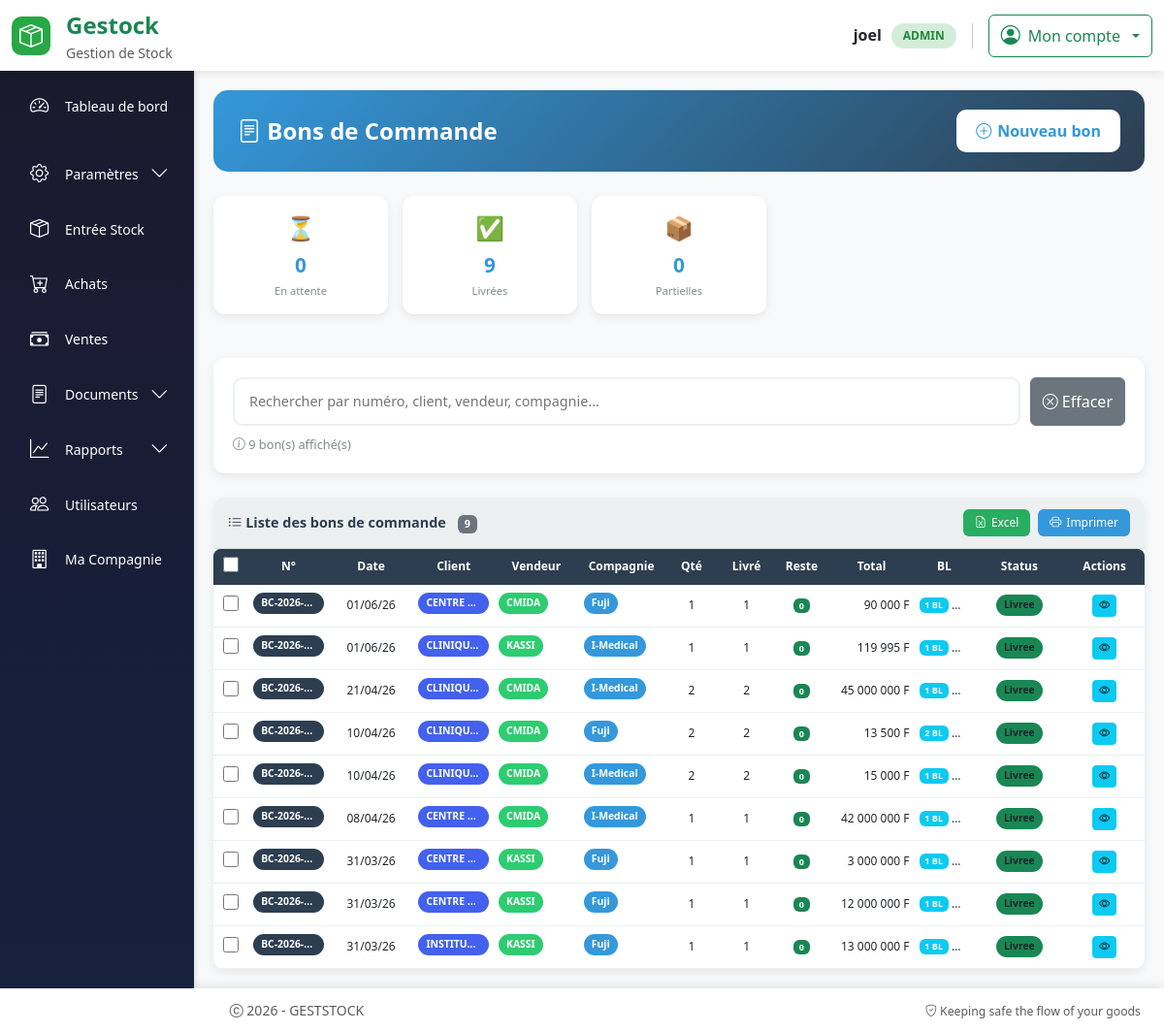
The app's page /bon-commande (signed in) with its own data.
### models.py (models this page shows, shortened)
class User(UserMixin, db.Model):
  id = db.Column(db.Integer, primary_key=True)
  username = db.Column(db.String(64), index=True, nullable=False)
  email = db.Column(db.String(120), unique=True, nullable=False)
  password_hash = db.Column(db.String(256))
  role = db.Column(db.String(20), nullable=False, default='operateur')
  joined_at = db.Column(db.DateTime(), default = datetime.utcnow, index = True)
  must_change_password = db.Column(db.Boolean, default=False)
  __table_args__ = (
      db.UniqueConstraint('email', name='uq_user_email'),
  )

class BonCommande(db.Model):
    __tablename__ = "bon_commande"
    id = db.Column(db.Integer, primary_key=True)
    numero = db.Column(db.String(30), unique=True, nullable=False)
    date_creation = db.Column(db.DateTime, default=datetime.utcnow)
    date_commande = db.Column(db.DateTime, nullable=True)
    total = db.Column(db.Numeric(12,2), default=0)
    status = db.Column(
        Enum(
            "brouillon",
            "confirmee",
            "livraison_partielle",
            "livree",
            "facturee",
            "annulee",
            name="status_commande"
        ),
        default="brouillon",
        nullable=False
    )
    client_id = db.Column(
        db.Integer,
        db.ForeignKey("client.id", name="fk_bon_commande_client_id"),
        nullable=False
    )
    vendeur_id = db.Column(
        db.Integer,
        db.ForeignKey("vendeur.id", name="fk_bon_commande_vendeur_id"),
        nullable=False,
        default=1
    )
    compagnie_id = db.Column(
        db.Integer,
        db.ForeignKey("vendeur_compagnie.id", name="fk_bon_commande_compagnie_id"),
        nullable=False,
        default=1
    )
    client = db.relationship(
        "Client",
        back_populates="bons_commande"
    )
    vendeur = db.relationship(
        "Vendeur",
        backref="bons_commande",
        lazy=True
    )
    compagnie = db.relationship(
        "VendeurCompagnie",
        backref="bons_commande",
        lazy=True
    )
    lignes = db.relationship(
        "LigneBonCommande",
        back_populates="bon",
        cascade="all, delete-orphan"
    )
    livraisons = db.relationship(
        "BonLivraison",
        back_populates="commande"
    )

### routes.py (the view)
@app.route("/bon-commande")
@login_required
def liste_bons_commandes():
    bons = BonCommande.query.order_by(
        BonCommande.date_creation.desc()
    ).all()
    return render_template(
        "bon_commande_liste.html",
        bons=bons
    )

### templates/bon_commande_liste.html (shortened to what this page needs)
{% extends "base.html" %}
{% block content %}
<div class="bons-container">
    <div class="bons-header">
        <h4>
            <i class="bi bi-file-text"></i> Bons de Commande
        </h4>
        <div class="d-flex gap-2">
            <a href="{{ url_for('nouveau_bon_commande') }}" class="btn-add">
                <i class="bi bi-plus-circle"></i> Nouveau bon
            </a>
        </div>
    </div>
    {% if bons %}
    {% set total_commandes = bons|sum(attribute='total') %}
    {% set en_attente = bons|selectattr('status', 'equalto', 'confirmee')|list|length %}
    {% set livrees = bons|selectattr('status', 'equalto', 'livree')|list|length %}
    {% set partielles = bons|selectattr('status', 'equalto', 'livraison_partielle')|list|length %}
    <div class="stats-grid">
        <div class="stat-card">
            <div class="stat-icon">⏳</div>
            <div class="stat-value">{{ en_attente }}</div>
            <div class="stat-label">En attente</div>
        </div>
        <div class="stat-card">
            <div class="stat-icon">✅</div>
            <div class="stat-value">{{ livrees }}</div>
            <div class="stat-label">Livrées</div>
        </div>
        <div class="stat-card">
            <div class="stat-icon">📦</div>
            <div class="stat-value">{{ partielles }}</div>
            <div class="stat-label">Partielles</div>
        </div>
    </div>
    <div class="search-card">
        <div class="search-input-group">
            <input type="text" id="searchInput" class="search-input"
                   placeholder="Rechercher par numéro, client, vendeur, compagnie...">
            <button type="button" id="clearSearch" class="btn btn-secondary">
                <i class="bi bi-x-circle"></i> Effacer
            </button>
        </div>
        <div class="search-results" id="searchResults">
            <i class="bi bi-info-circle"></i>
            <span id="resultCount">{{ bons|length }}</span> bon(s) affiché(s)
        </div>
    </div>
    <form method="POST" id="delete-form" action="{{ url_for('delete_bons_commande') }}">
        <div class="table-container">
            <div class="table-header">
                <div class="table-title">
                    <i class="bi bi-list-ul"></i> Liste des bons de commande
                    <span class="badge bg-secondary ms-2" id="badgeCount">{{ bons|length }}</span>
                </div>
                <div class="export-buttons">
                    <button type="button" onclick="exportToExcel()" class="btn-sm-custom btn-excel">
                        <i class="bi bi-file-earmark-excel"></i> Excel
                    </button>
                    <button type="button" onclick="window.print()" class="btn-sm-custom btn-print">
                        <i class="bi bi-printer"></i> Imprimer
                    </button>
                </div>
            </div>
            <div class="table-wrapper">
                <table class="table-custom" id="bonsTable">
                    <thead>
                        <tr>
                            <th><input type="checkbox" id="select-all" class="checkbox-custom"></th>
                            <th>N°</th>
                            <th>Date</th>
                            <th>Client</th>
                            <th>Vendeur</th>
                            <th>Compagnie</th>
                            <th>Qté</th>
                            <th>Livré</th>
                            <th>Reste</th>
                            <th>Total</th>
                            <th>BL</th>
                            <th>Status</th>
                            <th>Actions</th>
                        </tr>
                    </thead>
                    <tbody id="tableBody">
                        {% for bon in bons %}
                        <tr class="bon-row"
                            data-numero="{{ bon.numero|lower }}"
                            data-client="{{ bon.client.nom_client|lower }}"
                            data-vendeur="{{ bon.vendeur.nom|lower if bon.vendeur else '' }}"
                            data-compagnie="{{ bon.compagnie.nom|lower if bon.compagnie else '' }}"
                            data-status="{{ bon.status|lower }}">
                            <td class="text-center">
                                <input type="checkbox" name="bon_ids[]" value="{{ bon.id }}" class="checkbox-custom bon-checkbox">
                            </td>
                            <td class="fw-bold">
                                <span class="badge-numero"
                                      title="Bon de commande n°{{ bon.numero }}"
                                      style="cursor: help;">
                                </span>
                            </td>
                            <td class="text-center">{{ bon.date_creation.strftime('%d/%m/%y') }}</td>
                            <td>
                                <span class="badge-client"
                                      title="{{ bon.client.nom_client }}"
                                      style="cursor: help;">
                                </span>
                            </td>
                            <td>
                                {% if bon.vendeur %}
                                    <span class="badge-vendeur"
                                          title="{{ bon.vendeur.nom }}"
                                          style="cursor: help;">
                                    </span>
                                {% else %}
                                    <span class="badge bg-secondary" title="Non assigné">N/A</span>
                                {% endif %}
                            </td>
                            <td>
                                {% if bon.compagnie %}
                                    <span class="badge-compagnie"
                                          title="{{ bon.compagnie.nom }}"
                                          style="cursor: help;">
                                    </span>
                                {% else %}
                                    <span class="badge bg-secondary" title="Non assigné">N/A</span>
                                {% endif %}
                            </td>
                            <td class="text-center">{{ bon.lignes | sum(attribute='quantite') }}</td>
                            <td class="text-center">{{ bon.lignes | sum(attribute='quantite_livree') }}</td>
                            <td class="text-center">
                                {% set reste = bon.lignes | sum(attribute='reste_a_livrer') %}
                                {% if reste > 0 %}
                                    <span class="badge bg-warning text-dark" title="{{ reste }} unité(s) restante(s)">{{ reste }}</span>
                                {% else %}
                                    <span class="badge bg-success" title="Totalement livré">0</span>
                                {% endif %}
                            </td>
                            <td class="montant">{{ "{:,.0f}".format(bon.total|float).replace(',', ' ') }} F</td>
                            <td class="text-center">
                                {% if bon.livraisons|length > 0 %}
                                    <span class="badge bg-info" title="{{ bon.livraisons|length }} bon(s) de livraison">{{ bon.livraisons|length }} BL</span>
                                    <button type="button" class="btn btn-sm btn-link" onclick="showBLList({{ bon.livraisons|map(attribute='numero')|list|tojson }})" title="Voir les BL">
                                        <i class="bi bi-eye"></i>
                                    </button>
                                {% else %}
                                    <span class="badge bg-secondary" title="Aucun bon de livraison">Aucun</span>
                                {% endif %}
                            </td>
                            <td class="text-center">
                                <span class="badge-status
                                    {% if bon.status == 'livree' %}bg-success
                                    {% elif bon.status == 'livraison_partielle' %}bg-warning text-dark
                                    {% elif bon.status == 'annulee' %}bg-danger
                                    {% elif bon.status == 'confirmee' %}bg-info
                                    {% elif bon.status == 'brouillon' %}bg-secondary
                                    {% elif bon.status == 'facturee' %}bg-primary
                                    {% else %}bg-secondary{% endif %}"
                                    title="Statut: {{ bon.status|replace('_', ' ')|title }}">
                                    {% if bon.status == 'livraison_partielle' %}
                                        Partiel
                                    {% else %}
                                        {{ bon.status|replace('_', ' ')|title|truncate(10, true) }}
                                    {% endif %}
                                </span>
                            </td>
                            <td class="text-center">
                                <div class="btn-group" role="group">
                                    <a href="{{ url_for('details_bon_commande', bon_id=bon.id) }}"
                                       class="btn btn-sm btn-info" title="Voir les détails">
                                        <i class="bi bi-eye"></i>
                                    </a>
                                </div>
                            </td>
                        </tr>
                        {% endfor %}
                    </tbody>
                </table>
            </div>
        </div>
    </form>
    {% endif %}
</div>
{% endblock %}

### templates/base.html (shortened to what this page needs)
<!DOCTYPE html>
<html lang="fr">
<head>
    <link rel="stylesheet" href="{{ url_for('static', filename='css/bootstrap.min.css') }}">
    <link rel="stylesheet" href="https://cdn.jsdelivr.net/npm/bootstrap-icons@1.11.3/font/bootstrap-icons.css">
    <link rel="stylesheet" href="{{ url_for('static', filename='style/styles.css') }}">
</head>
<body>
    <header class="app-header">
        <div class="container-fluid py-2">
            <div class="row align-items-center">
                <div class="col-6 col-md-3">
                    <div class="d-flex align-items-center gap-3">
                        <div class="brand-logo">
                            <i class="bi bi-box-seam fs-4"></i>
                        </div>
                        <div>
                            <span class="fs-4 fw-bold text-success">Gestock</span>
                            <small class="text-muted d-none d-md-block">Gestion de Stock</small>
                        </div>
                    </div>
                </div>
                <div class="col-6 col-md-9">
                    <div class="d-flex justify-content-end align-items-center gap-3">
                        {% if current_user.is_authenticated %}
                            <div class="d-none d-md-flex align-items-center gap-3">
                                <div class="text-end">
                                    <div class="fw-semibold">{{ current_user.username }}</div>
                                    <span class="user-badge">{{ current_user.role|upper }}</span>
                                </div>
                            </div>
                            <div class="dropdown">
                                <button class="btn btn-outline-success dropdown-toggle d-flex align-items-center gap-2" type="button" data-bs-toggle="dropdown">
                                    <i class="bi bi-person-circle fs-5"></i>
                                    <span class="d-none d-md-inline">Mon compte</span>
                                </button>
                            </div>
                        {% endif %}
                    </div>
                </div>
            </div>
        </div>
    </header>
    <main class="app-main">
        <div class="container-fluid h-100 p-0">
            <div class="row h-100 g-0">
                {% if current_user.is_authenticated %}
                    <div class="col-md-3 col-lg-2 d-none d-md-block p-0" style="height: 100%;">
                        <div class="app-sidebar" style="height: 100%;">
                            {% include 'partials/sidebar.html' %}
                        </div>
                    </div>
                    {% set content_col = "col-md-9 col-lg-10" %}
                {% else %}
                    {% set content_col = "col-12" %}
                {% endif %}
                <div class="{{ content_col }} p-0" style="height: 100%;">
                    <div class="app-content">
                        {% block content %}{% endblock %}
                    </div>
                </div>
            </div>
        </div>
    </main>
    <footer class="app-footer">
        <div class="container-fluid">
            <div class="row align-items-center">
                <div class="col-md-6">
                    <p class="mb-0 text-muted">
                        <i class="bi bi-c-circle"></i> 2026 - GESTSTOCK
                    </p>
                </div>
                <div class="col-md-6 text-md-end">
                    <small class="text-muted">
                        <i class="bi bi-shield-check"></i> Keeping safe the flow of your goods
                    </small>
                </div>
            </div>
        </div>
    </footer>
</body>
</html>

### records on screen
User: username "joel", role "ADMIN"
BonCommande: date_creation "01/06/26", lignes|sum "1", total "90 000", livraisons|length "1", status "Livree"
BonCommande: date_creation "01/06/26", lignes|sum "1", total "119 995", livraisons|length "1", status "Livree"
BonCommande: date_creation "21/04/26", lignes|sum "2", total "45 000 000", livraisons|length "1", status "Livree"
BonCommande: date_creation "10/04/26", lignes|sum "2", total "13 500", livraisons|length "2", status "Livree"
BonCommande: date_creation "10/04/26", lignes|sum "2", total "15 000", livraisons|length "1", status "Livree"
BonCommande: date_creation "08/04/26", lignes|sum "1", total "42 000 000", livraisons|length "1", status "Livree"
BonCommande: date_creation "31/03/26", lignes|sum "1", total "3 000 000", livraisons|length "1", status "Livree"
BonCommande: date_creation "31/03/26", lignes|sum "1", total "12 000 000", livraisons|length "1", status "Livree"
BonCommande: date_creation "31/03/26", lignes|sum "1", total "13 000 000", livraisons|length "1", status "Livree"

### other values on screen
{{ en_attente }} "0"
{{ livrees }} "9"
{{ partielles }} "0"
{{ bons|length }} "9"
